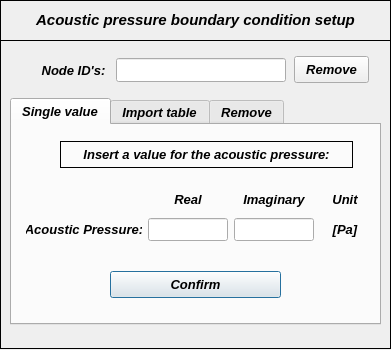
<?xml version="1.0" encoding="UTF-8"?>
<ui version="4.0">
 <class>Dialog</class>
 <widget class="QDialog" name="Dialog">
  <property name="windowModality">
   <enum>Qt::NonModal</enum>
  </property>
  <property name="geometry">
   <rect>
    <x>0</x>
    <y>0</y>
    <width>391</width>
    <height>350</height>
   </rect>
  </property>
  <property name="sizePolicy">
   <sizepolicy hsizetype="Fixed" vsizetype="Fixed">
    <horstretch>0</horstretch>
    <verstretch>0</verstretch>
   </sizepolicy>
  </property>
  <property name="minimumSize">
   <size>
    <width>391</width>
    <height>350</height>
   </size>
  </property>
  <property name="maximumSize">
   <size>
    <width>391</width>
    <height>350</height>
   </size>
  </property>
  <property name="contextMenuPolicy">
   <enum>Qt::DefaultContextMenu</enum>
  </property>
  <property name="windowTitle">
   <string> Set: Acoustic Pressure</string>
  </property>
  <property name="windowIcon">
   <iconset>
    <normaloff>../../../../../../Downloads/load - Copia.png</normaloff>../../../../../../Downloads/load - Copia.png</iconset>
  </property>
  <property name="whatsThis">
   <string/>
  </property>
  <widget class="QWidget" name="widget" native="true">
   <property name="geometry">
    <rect>
     <x>0</x>
     <y>0</y>
     <width>391</width>
     <height>349</height>
    </rect>
   </property>
   <property name="font">
    <font>
     <kerning>true</kerning>
    </font>
   </property>
   <widget class="QFrame" name="frame">
    <property name="geometry">
     <rect>
      <x>0</x>
      <y>0</y>
      <width>391</width>
      <height>41</height>
     </rect>
    </property>
    <property name="frameShape">
     <enum>QFrame::Box</enum>
    </property>
    <property name="frameShadow">
     <enum>QFrame::Plain</enum>
    </property>
    <property name="lineWidth">
     <number>1</number>
    </property>
    <widget class="QLabel" name="label">
     <property name="geometry">
      <rect>
       <x>10</x>
       <y>12</y>
       <width>371</width>
       <height>16</height>
      </rect>
     </property>
     <property name="font">
      <font>
       <family>Arial</family>
       <pointsize>11</pointsize>
       <weight>75</weight>
       <italic>true</italic>
       <bold>true</bold>
      </font>
     </property>
     <property name="text">
      <string>Acoustic pressure boundary condition setup</string>
     </property>
     <property name="textFormat">
      <enum>Qt::AutoText</enum>
     </property>
     <property name="alignment">
      <set>Qt::AlignCenter</set>
     </property>
    </widget>
   </widget>
   <widget class="QFrame" name="frame_2">
    <property name="geometry">
     <rect>
      <x>0</x>
      <y>40</y>
      <width>391</width>
      <height>309</height>
     </rect>
    </property>
    <property name="frameShape">
     <enum>QFrame::Box</enum>
    </property>
    <property name="frameShadow">
     <enum>QFrame::Plain</enum>
    </property>
    <widget class="QWidget" name="verticalLayoutWidget">
     <property name="geometry">
      <rect>
       <x>34</x>
       <y>19</y>
       <width>79</width>
       <height>23</height>
      </rect>
     </property>
     <layout class="QVBoxLayout" name="verticalLayout">
      <item>
       <widget class="QLabel" name="label_2">
        <property name="font">
         <font>
          <family>Arial</family>
          <pointsize>10</pointsize>
          <weight>75</weight>
          <italic>true</italic>
          <bold>true</bold>
         </font>
        </property>
        <property name="text">
         <string>Node ID's:</string>
        </property>
        <property name="alignment">
         <set>Qt::AlignCenter</set>
        </property>
       </widget>
      </item>
     </layout>
    </widget>
    <widget class="QTabWidget" name="tabWidget_acoustic_pressure">
     <property name="geometry">
      <rect>
       <x>10</x>
       <y>58</y>
       <width>371</width>
       <height>227</height>
      </rect>
     </property>
     <property name="minimumSize">
      <size>
       <width>0</width>
       <height>227</height>
      </size>
     </property>
     <property name="maximumSize">
      <size>
       <width>16777215</width>
       <height>227</height>
      </size>
     </property>
     <property name="font">
      <font>
       <family>Arial</family>
       <pointsize>10</pointsize>
       <weight>75</weight>
       <italic>true</italic>
       <bold>true</bold>
      </font>
     </property>
     <property name="currentIndex">
      <number>0</number>
     </property>
     <widget class="QWidget" name="tab_single_values">
      <attribute name="title">
       <string>Single value</string>
      </attribute>
      <widget class="QWidget" name="gridLayoutWidget">
       <property name="geometry">
        <rect>
         <x>14</x>
         <y>62</y>
         <width>344</width>
         <height>61</height>
        </rect>
       </property>
       <layout class="QGridLayout" name="gridLayout">
        <item row="1" column="2">
         <widget class="QLineEdit" name="lineEdit_pressure_imag">
          <property name="minimumSize">
           <size>
            <width>80</width>
            <height>0</height>
           </size>
          </property>
          <property name="maximumSize">
           <size>
            <width>80</width>
            <height>16777215</height>
           </size>
          </property>
          <property name="font">
           <font>
            <family>Arial</family>
            <pointsize>10</pointsize>
            <weight>75</weight>
            <italic>true</italic>
            <bold>true</bold>
           </font>
          </property>
          <property name="text">
           <string/>
          </property>
          <property name="alignment">
           <set>Qt::AlignCenter</set>
          </property>
         </widget>
        </item>
        <item row="1" column="1">
         <widget class="QLineEdit" name="lineEdit_pressure_real">
          <property name="minimumSize">
           <size>
            <width>80</width>
            <height>0</height>
           </size>
          </property>
          <property name="maximumSize">
           <size>
            <width>80</width>
            <height>16777215</height>
           </size>
          </property>
          <property name="font">
           <font>
            <family>Arial</family>
            <pointsize>10</pointsize>
            <weight>75</weight>
            <italic>true</italic>
            <bold>true</bold>
           </font>
          </property>
          <property name="text">
           <string/>
          </property>
          <property name="alignment">
           <set>Qt::AlignCenter</set>
          </property>
         </widget>
        </item>
        <item row="1" column="3">
         <widget class="QLabel" name="label_13">
          <property name="minimumSize">
           <size>
            <width>40</width>
            <height>15</height>
           </size>
          </property>
          <property name="maximumSize">
           <size>
            <width>100</width>
            <height>15</height>
           </size>
          </property>
          <property name="font">
           <font>
            <family>Arial</family>
            <pointsize>10</pointsize>
            <italic>true</italic>
           </font>
          </property>
          <property name="text">
           <string>[Pa]</string>
          </property>
          <property name="alignment">
           <set>Qt::AlignCenter</set>
          </property>
         </widget>
        </item>
        <item row="0" column="3">
         <widget class="QLabel" name="label_5">
          <property name="minimumSize">
           <size>
            <width>50</width>
            <height>15</height>
           </size>
          </property>
          <property name="maximumSize">
           <size>
            <width>16777215</width>
            <height>15</height>
           </size>
          </property>
          <property name="font">
           <font>
            <family>Arial</family>
            <pointsize>10</pointsize>
            <weight>75</weight>
            <italic>true</italic>
            <bold>true</bold>
           </font>
          </property>
          <property name="frameShape">
           <enum>QFrame::NoFrame</enum>
          </property>
          <property name="frameShadow">
           <enum>QFrame::Raised</enum>
          </property>
          <property name="text">
           <string>Unit</string>
          </property>
          <property name="alignment">
           <set>Qt::AlignCenter</set>
          </property>
         </widget>
        </item>
        <item row="0" column="2">
         <widget class="QLabel" name="label_8">
          <property name="minimumSize">
           <size>
            <width>0</width>
            <height>15</height>
           </size>
          </property>
          <property name="maximumSize">
           <size>
            <width>16777215</width>
            <height>15</height>
           </size>
          </property>
          <property name="font">
           <font>
            <family>Arial</family>
            <pointsize>10</pointsize>
            <weight>75</weight>
            <italic>true</italic>
            <bold>true</bold>
           </font>
          </property>
          <property name="frameShape">
           <enum>QFrame::NoFrame</enum>
          </property>
          <property name="frameShadow">
           <enum>QFrame::Raised</enum>
          </property>
          <property name="text">
           <string>Imaginary</string>
          </property>
          <property name="alignment">
           <set>Qt::AlignCenter</set>
          </property>
         </widget>
        </item>
        <item row="0" column="1">
         <widget class="QLabel" name="label_7">
          <property name="minimumSize">
           <size>
            <width>0</width>
            <height>15</height>
           </size>
          </property>
          <property name="maximumSize">
           <size>
            <width>16777215</width>
            <height>15</height>
           </size>
          </property>
          <property name="font">
           <font>
            <family>Arial</family>
            <pointsize>10</pointsize>
            <weight>75</weight>
            <italic>true</italic>
            <bold>true</bold>
           </font>
          </property>
          <property name="frameShape">
           <enum>QFrame::NoFrame</enum>
          </property>
          <property name="frameShadow">
           <enum>QFrame::Raised</enum>
          </property>
          <property name="text">
           <string>Real</string>
          </property>
          <property name="alignment">
           <set>Qt::AlignCenter</set>
          </property>
         </widget>
        </item>
        <item row="1" column="0">
         <widget class="QLabel" name="label_6">
          <property name="enabled">
           <bool>true</bool>
          </property>
          <property name="font">
           <font>
            <family>Arial</family>
            <pointsize>10</pointsize>
            <italic>true</italic>
           </font>
          </property>
          <property name="text">
           <string>Acoustic Pressure:</string>
          </property>
          <property name="alignment">
           <set>Qt::AlignCenter</set>
          </property>
         </widget>
        </item>
       </layout>
      </widget>
      <widget class="QPushButton" name="pushButton_single_values_confirm">
       <property name="geometry">
        <rect>
         <x>98</x>
         <y>146</y>
         <width>171</width>
         <height>27</height>
        </rect>
       </property>
       <property name="font">
        <font>
         <family>Arial</family>
         <pointsize>10</pointsize>
         <weight>75</weight>
         <italic>true</italic>
         <bold>true</bold>
        </font>
       </property>
       <property name="text">
        <string>Confirm</string>
       </property>
      </widget>
      <widget class="QLabel" name="label_20">
       <property name="enabled">
        <bool>true</bool>
       </property>
       <property name="geometry">
        <rect>
         <x>48</x>
         <y>16</y>
         <width>293</width>
         <height>27</height>
        </rect>
       </property>
       <property name="font">
        <font>
         <family>Arial</family>
         <pointsize>10</pointsize>
         <weight>75</weight>
         <italic>true</italic>
         <bold>true</bold>
        </font>
       </property>
       <property name="frameShape">
        <enum>QFrame::Box</enum>
       </property>
       <property name="text">
        <string>Insert a value for the acoustic pressure:</string>
       </property>
       <property name="alignment">
        <set>Qt::AlignCenter</set>
       </property>
      </widget>
     </widget>
     <widget class="QWidget" name="tab_table_values">
      <attribute name="title">
       <string>Import table</string>
      </attribute>
      <widget class="QToolButton" name="toolButton_load_table">
       <property name="enabled">
        <bool>true</bool>
       </property>
       <property name="geometry">
        <rect>
         <x>300</x>
         <y>78</y>
         <width>57</width>
         <height>25</height>
        </rect>
       </property>
       <property name="sizePolicy">
        <sizepolicy hsizetype="Expanding" vsizetype="Fixed">
         <horstretch>0</horstretch>
         <verstretch>0</verstretch>
        </sizepolicy>
       </property>
       <property name="font">
        <font>
         <family>Arial</family>
         <pointsize>10</pointsize>
         <weight>75</weight>
         <italic>true</italic>
         <bold>true</bold>
        </font>
       </property>
       <property name="text">
        <string>Search</string>
       </property>
       <property name="autoRaise">
        <bool>false</bool>
       </property>
       <property name="arrowType">
        <enum>Qt::NoArrow</enum>
       </property>
      </widget>
      <widget class="QLineEdit" name="line_load_table_path">
       <property name="enabled">
        <bool>true</bool>
       </property>
       <property name="geometry">
        <rect>
         <x>10</x>
         <y>80</y>
         <width>287</width>
         <height>22</height>
        </rect>
       </property>
       <property name="font">
        <font>
         <family>Arial</family>
         <pointsize>8</pointsize>
         <weight>50</weight>
         <italic>false</italic>
         <bold>false</bold>
        </font>
       </property>
       <property name="alignment">
        <set>Qt::AlignCenter</set>
       </property>
      </widget>
      <widget class="QPushButton" name="pushButton_table_values_confirm">
       <property name="geometry">
        <rect>
         <x>98</x>
         <y>152</y>
         <width>171</width>
         <height>27</height>
        </rect>
       </property>
       <property name="font">
        <font>
         <family>Arial</family>
         <pointsize>10</pointsize>
         <weight>75</weight>
         <italic>true</italic>
         <bold>true</bold>
        </font>
       </property>
       <property name="text">
        <string>Confirm</string>
       </property>
      </widget>
      <widget class="QLabel" name="label_19">
       <property name="enabled">
        <bool>true</bool>
       </property>
       <property name="geometry">
        <rect>
         <x>36</x>
         <y>28</y>
         <width>293</width>
         <height>27</height>
        </rect>
       </property>
       <property name="font">
        <font>
         <family>Arial</family>
         <pointsize>10</pointsize>
         <weight>75</weight>
         <italic>true</italic>
         <bold>true</bold>
        </font>
       </property>
       <property name="frameShape">
        <enum>QFrame::Box</enum>
       </property>
       <property name="text">
        <string>Select a table of values to be imported:</string>
       </property>
       <property name="alignment">
        <set>Qt::AlignCenter</set>
       </property>
      </widget>
      <widget class="QSpinBox" name="spinBox">
       <property name="geometry">
        <rect>
         <x>230</x>
         <y>114</y>
         <width>42</width>
         <height>22</height>
        </rect>
       </property>
       <property name="maximum">
        <number>10</number>
       </property>
      </widget>
      <widget class="QLabel" name="label_9">
       <property name="geometry">
        <rect>
         <x>88</x>
         <y>116</y>
         <width>140</width>
         <height>20</height>
        </rect>
       </property>
       <property name="minimumSize">
        <size>
         <width>85</width>
         <height>20</height>
        </size>
       </property>
       <property name="maximumSize">
        <size>
         <width>140</width>
         <height>20</height>
        </size>
       </property>
       <property name="font">
        <font>
         <family>Arial</family>
         <pointsize>10</pointsize>
         <weight>75</weight>
         <italic>true</italic>
         <bold>true</bold>
        </font>
       </property>
       <property name="text">
        <string>Header rows to skip:</string>
       </property>
       <property name="alignment">
        <set>Qt::AlignCenter</set>
       </property>
      </widget>
     </widget>
     <widget class="QWidget" name="tab">
      <attribute name="title">
       <string>Remove</string>
      </attribute>
      <widget class="QTreeWidget" name="treeWidget_acoustic_pressure">
       <property name="geometry">
        <rect>
         <x>46</x>
         <y>40</y>
         <width>280</width>
         <height>120</height>
        </rect>
       </property>
       <property name="minimumSize">
        <size>
         <width>280</width>
         <height>120</height>
        </size>
       </property>
       <property name="maximumSize">
        <size>
         <width>280</width>
         <height>120</height>
        </size>
       </property>
       <property name="font">
        <font>
         <family>Arial</family>
         <italic>true</italic>
        </font>
       </property>
       <column>
        <property name="text">
         <string>Nodes</string>
        </property>
       </column>
       <column>
        <property name="text">
         <string>Values</string>
        </property>
       </column>
      </widget>
      <widget class="QPushButton" name="pushButton_remove_bc_confirm_2">
       <property name="geometry">
        <rect>
         <x>148</x>
         <y>166</y>
         <width>75</width>
         <height>27</height>
        </rect>
       </property>
       <property name="minimumSize">
        <size>
         <width>0</width>
         <height>27</height>
        </size>
       </property>
       <property name="maximumSize">
        <size>
         <width>16777215</width>
         <height>26</height>
        </size>
       </property>
       <property name="font">
        <font>
         <family>Arial</family>
         <pointsize>10</pointsize>
         <weight>75</weight>
         <italic>true</italic>
         <bold>true</bold>
        </font>
       </property>
       <property name="text">
        <string>Remove</string>
       </property>
      </widget>
      <widget class="QLabel" name="label_29">
       <property name="geometry">
        <rect>
         <x>34</x>
         <y>8</y>
         <width>305</width>
         <height>27</height>
        </rect>
       </property>
       <property name="font">
        <font>
         <family>Arial</family>
         <pointsize>10</pointsize>
         <weight>75</weight>
         <italic>true</italic>
         <bold>true</bold>
        </font>
       </property>
       <property name="frameShape">
        <enum>QFrame::Box</enum>
       </property>
       <property name="text">
        <string>Select a node to remove the acoustic presure:</string>
       </property>
       <property name="textFormat">
        <enum>Qt::AutoText</enum>
       </property>
       <property name="alignment">
        <set>Qt::AlignCenter</set>
       </property>
      </widget>
     </widget>
    </widget>
    <widget class="QLineEdit" name="lineEdit_nodeID">
     <property name="geometry">
      <rect>
       <x>116</x>
       <y>18</y>
       <width>170</width>
       <height>24</height>
      </rect>
     </property>
     <property name="minimumSize">
      <size>
       <width>170</width>
       <height>0</height>
      </size>
     </property>
     <property name="maximumSize">
      <size>
       <width>170</width>
       <height>16777215</height>
      </size>
     </property>
     <property name="font">
      <font>
       <family>Arial</family>
       <pointsize>10</pointsize>
       <weight>75</weight>
       <italic>true</italic>
       <bold>true</bold>
      </font>
     </property>
     <property name="focusPolicy">
      <enum>Qt::ClickFocus</enum>
     </property>
     <property name="text">
      <string/>
     </property>
     <property name="alignment">
      <set>Qt::AlignCenter</set>
     </property>
    </widget>
    <widget class="QPushButton" name="pushButton_remove_bc_confirm">
     <property name="geometry">
      <rect>
       <x>294</x>
       <y>16</y>
       <width>75</width>
       <height>27</height>
      </rect>
     </property>
     <property name="minimumSize">
      <size>
       <width>0</width>
       <height>27</height>
      </size>
     </property>
     <property name="maximumSize">
      <size>
       <width>16777215</width>
       <height>26</height>
      </size>
     </property>
     <property name="font">
      <font>
       <family>Arial</family>
       <pointsize>10</pointsize>
       <weight>75</weight>
       <italic>true</italic>
       <bold>true</bold>
      </font>
     </property>
     <property name="text">
      <string>Remove</string>
     </property>
    </widget>
   </widget>
  </widget>
 </widget>
 <tabstops>
  <tabstop>tabWidget_acoustic_pressure</tabstop>
  <tabstop>lineEdit_pressure_real</tabstop>
  <tabstop>lineEdit_pressure_imag</tabstop>
  <tabstop>pushButton_single_values_confirm</tabstop>
  <tabstop>line_load_table_path</tabstop>
  <tabstop>toolButton_load_table</tabstop>
 </tabstops>
 <resources/>
 <connections/>
</ui>
